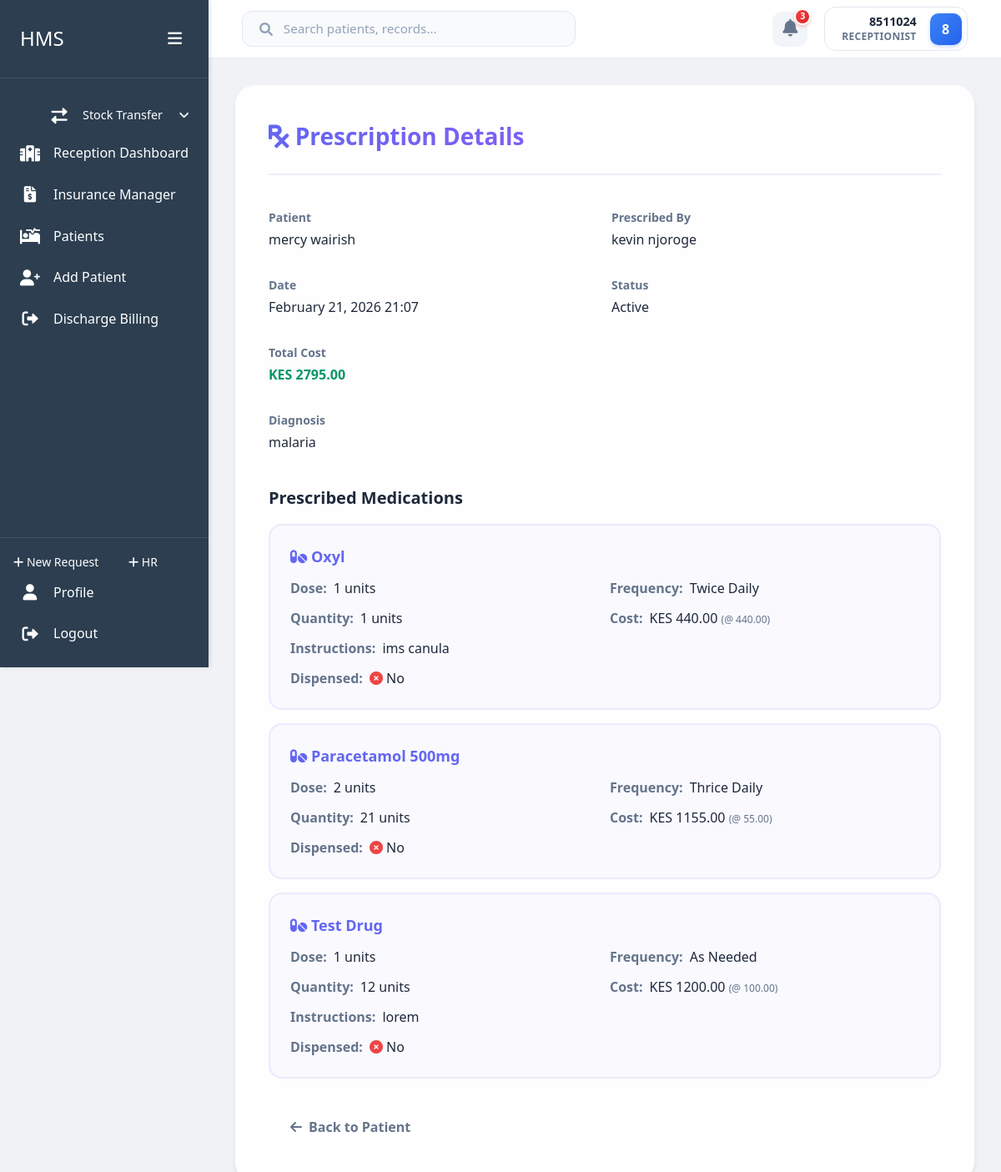
Page /home/prescription/34/ (signed in) on the committed database.
### users/models.py (models this page shows, shortened)
class User(AbstractBaseUser, PermissionsMixin):
    roles = [
        ('Admin', 'Admin'),
        ('Receptionist', 'Receptionist'),
        ('Doctor', 'Doctor'),
        ('Nurse', 'Nurse'),
        ('Pharmacist', 'Pharmacist'),
        ('Lab Technician', 'Lab Technician'),
        ('Accountant', 'Accountant'),
        ('Triage Nurse', 'Triage Nurse'),
        ('Radiographer', 'Radiographer'),
        ('Procurement Officer', 'Procurement Officer'),
        ('SHA Manager', 'SHA Manager'),
    ]
    id_number = models.CharField(max_length=20, unique=True)
    first_name = models.CharField(max_length=50, blank=True, null=True)
    last_name = models.CharField(max_length=50, blank=True, null=True)
    phone = models.CharField(max_length=15, blank=True, null=True)
    role = models.CharField(max_length=20, choices=roles)
    is_staff = models.BooleanField(default=False)
    is_active = models.BooleanField(default=True)
    date_joined = models.DateTimeField(default=timezone.now)
    USERNAME_FIELD = 'id_number'
    REQUIRED_FIELDS = []
    objects = CustomUserManager()
    @property
    def username(self):
        return f"{self.first_name} {self.last_name}".strip() if self.first_name or self.last_name else self.id_number
    def get_full_name(self):
        return self.username

### home/models.py (models this page shows, shortened)
class Patient(models.Model):
    GENDER_CHOICES = [
        ('M', 'Male'),
        ('F', 'Female'),
        ('O', 'Other'),
        ('N', 'Prefer not to say')
    ]
    first_name = models.CharField(max_length=100)
    last_name = models.CharField(max_length=100)
    id_number = models.CharField(max_length=20, unique=True, null=True, blank=True)
    date_of_birth = models.DateField()
    age = models.PositiveIntegerField(editable=False)  # Will be calculated automatically
    phone = models.CharField(max_length=15)
    location = models.CharField(max_length=200)
    gender = models.CharField(max_length=1, choices=GENDER_CHOICES)
    created_at = models.DateTimeField(auto_now_add=True)
    updated_at = models.DateTimeField(auto_now=True)
    created_by = models.ForeignKey('users.User', on_delete=models.SET_NULL, null=True, related_name='patients_created')
    @property
    def full_name(self):
        return f"{self.first_name} {self.last_name}"

class Prescription(models.Model):
    STATUS_CHOICES = [
        ('Active', 'Active'),
        ('Completed', 'Completed'),
        ('Cancelled', 'Cancelled'),
    ]
    patient = models.ForeignKey('Patient', on_delete=models.CASCADE, related_name='prescriptions')
    visit = models.ForeignKey('Visit', on_delete=models.SET_NULL, null=True, blank=True, related_name='prescriptions')
    invoice = models.ForeignKey('accounts.Invoice', on_delete=models.SET_NULL, null=True, blank=True, related_name='prescriptions')
    prescribed_by = models.ForeignKey('users.User', on_delete=models.SET_NULL, null=True, related_name='prescriptions_written')
    prescribed_at = models.DateTimeField(auto_now_add=True)
    diagnosis = models.TextField(help_text="Reason for prescription")
    notes = models.TextField(blank=True, help_text="Additional instructions or notes")
    status = models.CharField(max_length=20, choices=STATUS_CHOICES, default='Active')
    class Meta:
        ordering = ['-prescribed_at']
        verbose_name = "Prescription"
        verbose_name_plural = "Prescriptions"
    @property
    def total_amount(self):
        return sum(item.total_price for item in self.items.all())

class PrescriptionItem(models.Model):
    frequency_choices = [
        ('Once Daily', 'Once Daily'),
        ('Twice Daily', 'Twice Daily'),
        ('Thrice Daily', 'Thrice Daily'),
        ('Four Times Daily', 'Four Times Daily'),
        ('Every 6 Hours', 'Every 6 Hours'),
        ('Every 8 Hours', 'Every 8 Hours'),
        ('Every 12 Hours', 'Every 12 Hours'),
        ('Every 24 Hours', 'Every 24 Hours'),
        ('As Needed', 'As Needed'),
    ]
    prescription = models.ForeignKey('Prescription', on_delete=models.CASCADE, related_name='items')
    medication = models.ForeignKey('inventory.InventoryItem', on_delete=models.PROTECT, related_name='prescription_items')
    dose_count = models.PositiveIntegerField(default=1, help_text="Units per dose (e.g., 2 tablets)")
    frequency = models.CharField(max_length=20, choices=frequency_choices, default='Once Daily', help_text="Frequency of medication")
    quantity = models.IntegerField(help_text="Total units to dispense")
    instructions = models.TextField(blank=True, help_text="Special instructions for this medication")
    dispensed = models.BooleanField(default=False, help_text="Has this been dispensed by pharmacy?")
    dispensed_at = models.DateTimeField(null=True, blank=True)
    dispensed_by = models.ForeignKey('users.User', on_delete=models.SET_NULL, null=True, blank=True, related_name='medications_dispensed')
    class Meta:
        verbose_name = "Prescription Item"
        verbose_name_plural = "Prescription Items"
    @property
    def total_price(self):
        if self.medication and self.medication.selling_price:
            return self.quantity * self.medication.selling_price
        return 0

### inventory/models.py (models this page shows, shortened)
class InventoryItem(models.Model):
    name = models.CharField(max_length=200)
    category = models.ForeignKey(InventoryCategory, on_delete=models.CASCADE, related_name='items')
    dispensing_unit = models.CharField(max_length=50, help_text="Smallest unit sold (e.g., Tablet, ml, Piece)")
    is_dispensed_as_whole = models.BooleanField(default=False, help_text="If true, item is only sold as a whole unit (e.g., a small box)")
    selling_price = models.DecimalField(max_digits=10, decimal_places=2, default=0.00, help_text="Selling price per dispensing unit")
    buying_price = models.DecimalField(max_digits=10, decimal_places=2, default=0.00, help_text="Cost price per dispensing unit")
    reorder_level = models.IntegerField(default=10, help_text="Minimum stock level before reordering")

### home/views.py (the view)
# urls.py: path('prescription/<int:prescription_id>/', views.prescription_detail, name='prescription_detail'),
@login_required
def prescription_detail(request, prescription_id):
    from .models import Prescription
    prescription = get_object_or_404(Prescription, pk=prescription_id)
    context = {
        'prescription': prescription,
        'patient': prescription.patient,
    }
    return render(request, 'home/prescription_detail.html', context)

### home/templates/home/prescription_detail.html (shortened to what this page needs)
{% extends 'users/dashboard_base.html' %}
{% load static %}
{% block content %}
    <div class="prescription-detail">
        <div class="prescription-header">
            <h2>
                <i class="fas fa-prescription"></i> Prescription Details
            </h2>
        </div>
        <div class="prescription-info">
            <div class="info-item">
                <span class="info-label">Patient</span>
                <span class="info-value">{{ patient.full_name }}</span>
            </div>
            <div class="info-item">
                <span class="info-label">Prescribed By</span>
                <span class="info-value">{{ prescription.prescribed_by.get_full_name|default:prescription.prescribed_by.username }}</span>
            </div>
            <div class="info-item">
                <span class="info-label">Date</span>
                <span class="info-value">{{ prescription.prescribed_at|date:"F d, Y H:i" }}</span>
            </div>
            <div class="info-item">
                <span class="info-label">Status</span>
                <span class="info-value">{{ prescription.status }}</span>
            </div>
            <div class="info-item">
                <span class="info-label">Total Cost</span>
                <span class="info-value" style="color: #059669; font-weight: 700;">KES {{ prescription.total_amount }}</span>
            </div>
            <div class="info-item" style="grid-column: span 2;">
                <span class="info-label">Diagnosis</span>
                <span class="info-value">{{ prescription.diagnosis }}</span>
            </div>
        </div>
        <div class="medications-section">
            <h3 class="section-title">Prescribed Medications</h3>
            {% for item in prescription.items.all %}
                <div class="medication-card">
                    <div class="medication-name">
                        <i class="fas fa-pills"></i> {{ item.medication.name }}
                    </div>
                    <div class="medication-details">
                        <div class="detail-item">
                            <span class="detail-label">Dose:</span>
                            <span class="detail-value">{{ item.dose_count }} units</span>
                        </div>
                        <div class="detail-item">
                            <span class="detail-label">Frequency:</span>
                            <span class="detail-value">{{ item.frequency }}</span>
                        </div>
                        <div class="detail-item">
                            <span class="detail-label">Quantity:</span>
                            <span class="detail-value">{{ item.quantity }} units</span>
                        </div>
                        <div class="detail-item">
                            <span class="detail-label">Cost:</span>
                            <span class="detail-value font-medium text-emerald-600">
                                KES {{ item.total_price }}
                                <span class="text-xs text-slate-500 font-normal">(@ {{ item.medication.selling_price }})</span>
                            </span>
                        </div>
                        {% if item.instructions %}
                            <div class="detail-item" style="grid-column: span 2;">
                                <span class="detail-label">Instructions:</span>
                                <span class="detail-value">{{ item.instructions }}</span>
                            </div>
                        {% endif %}
                        <div class="detail-item">
                            <span class="detail-label">Dispensed:</span>
                            <span class="detail-value">
                                {% if item.dispensed %}
                                    <i class="fas fa-check-circle" style="color: #10b981;"></i> Yes
                                    <span style="font-size: 0.875rem; color: #64748b;">
                                        ({{ item.dispensed_at|date:"M d, Y H:i" }} by {{
                                        item.dispensed_by.full_name|default:"Unknown" }})
                                    </span>
                                {% else %}
                                    <i class="fas fa-times-circle" style="color: #ef4444;"></i> No
                                {% endif %}
                            </span>
                        </div>
                    </div>
                </div>
            {% empty %}
                <p style="color: #64748b;">No medications prescribed.</p>
            {% endfor %}
        </div>
        <div style="margin-top: 2rem;">
            <a href="{% url 'home:patient_detail' patient.pk %}" class="btn btn-secondary">
                <i class="fas fa-arrow-left"></i> Back to Patient
            </a>
        </div>
    </div>
{% endblock %}

### users/templates/users/dashboard_base.html (shortened to what this page needs)
{% load static %}
<!DOCTYPE html>
<html lang="en">
    <head>
        <link rel="stylesheet" href="{% static 'users/css/dashboard.css' %}">
        <link rel="stylesheet" href="{% static 'users/vendor/fontawesome/css/all.min.css' %}">
        <link rel="stylesheet" href="{% static 'users/css/tailwind.css' %}">
    </head>
    <body>
        <div class="dashboard-container">
            <div class="sidebar" id="sidebar">
                <div class="sidebar-header">
                    <h2>HMS</h2>
                    <button class="toggle-btn" id="sidebarToggle">
                        <i class="fas fa-bars"></i>
                    </button>
                </div>
                <div class="sidebar-menu">
                    <a href="{% url 'inventory:transfer_stock' %}" class="menu-item submenu-item">
                        <i class="fas fa-exchange-alt"></i>
                        <span>Stock Transfer</span>
                    </a>
                    {% if user.role == 'Admin' or user.role == 'Receptionist' %}
                        <a href="{% url 'home:reception_dashboard' %}" class="menu-item {% if request.resolver_match.url_name == 'reception_dashboard' %}active{% endif %}">
                            <i class="fas fa-hospital"></i>
                            <span>Reception Dashboard</span>
                        </a>
                        <a href="{% url 'accounts:insurance_manager' %}" class="menu-item {% if request.resolver_match.url_name == 'insurance_manager' %}active{% endif %}">
                            <i class="fas fa-file-invoice-dollar"></i>
                            <span>Insurance Manager</span>
                        </a>
                        <a href="{% url 'home:patient_list' %}" class="menu-item {% if request.resolver_match.url_name == 'patient_list' %}active{% endif %}">
                            <i class="fas fa-procedures"></i>
                            <span>Patients</span>
                        </a>
                        <a href="{% url 'home:patient_create' %}" class="menu-item {% if request.resolver_match.url_name == 'patient_create' %}active{% endif %}">
                            <i class="fas fa-user-plus"></i>
                            <span>Add Patient</span>
                        </a>
                        <a href="{% url 'accounts:discharge_dashboard' %}" class="menu-item {% if request.resolver_match.url_name == 'discharge_dashboard' %}active{% endif %}">
                            <i class="fas fa-sign-out-alt"></i>
                            <span>Discharge Billing</span>
                        </a>
                    {% endif %}
                </div>
                <div class="sidebar-footer">
                    {% if user.role != 'Doctors' %}
                        <a href="{% url 'inventory:create_request' %}" class="btn-add" style="padding: 0.5rem 1rem; font-size: 0.875rem;">
                            <i class="fas fa-plus"></i> New Request
                        </a>
                        <a href="{% url 'home:health_records' %}" class="btn-add" style="padding: 0.5rem 1rem; font-size: 0.875rem;">
                            <i class="fas fa-plus"></i> HR
                        </a>
                        <a href="{% url 'users:profile' %}" class="menu-item">
                            <i class="fas fa-user"></i>
                            <span>Profile</span>
                        </a>
                        <a href="{% url 'users:logout' %}" class="menu-item">
                            <i class="fas fa-sign-out-alt"></i>
                            <span>Logout</span>
                        </a>
                    {% endif %}
                </div>
            </div>
            <div class="main-content" id="mainContent">
                <header class="top-bar">
                    <div class="search-bar">
                        <i class="fas fa-search"></i>
                        <input type="text" placeholder="Search patients, records...">
                    </div>
                    <div class="user-nav">
                        <div class="notifications">
                            <i class="fas fa-bell"></i>
                            <span class="notification-badge">3</span>
                        </div>
                        <div class="user-profile-nav">
                            <div class="user-details">
                                <span class="user-id">{{ user.get_full_name }}</span>
                                <span class="user-role">{{ user.get_role_display }}</span>
                            </div>
                            <div class="user-avatar-sm">{{ user.get_full_name|slice:":1"|upper }}</div>
                        </div>
                    </div>
                </header>
                <main>
                    {% block content %}{% endblock %}
                </main>
            </div>
        </div>
    </body>
</html>

### rows in the picture
User: get_full_name "8511024", role "RECEPTIONIST", get_full_name "8"
Patient: full_name "mercy wairish"
Prescription: prescribed_by.get_full_name "kevin njoroge", prescribed_at "February 21, 2026 21:07", status "Active", total_amount "2795.00", diagnosis "malaria"
PrescriptionItem: medication.name "Oxyl", dose_count "1", frequency "Twice Daily", quantity "1", total_price "440.00", medication.selling_price "440.00", instructions "ims canula", dispensed False (drawn)
PrescriptionItem: medication.name "Paracetamol 500mg", dose_count "2", frequency "Thrice Daily", quantity "21", total_price "1155.00", medication.selling_price "55.00", dispensed False (drawn)
PrescriptionItem: medication.name "Test Drug", dose_count "1", frequency "As Needed", quantity "12", total_price "1200.00", medication.selling_price "100.00", instructions "lorem", dispensed False (drawn)
